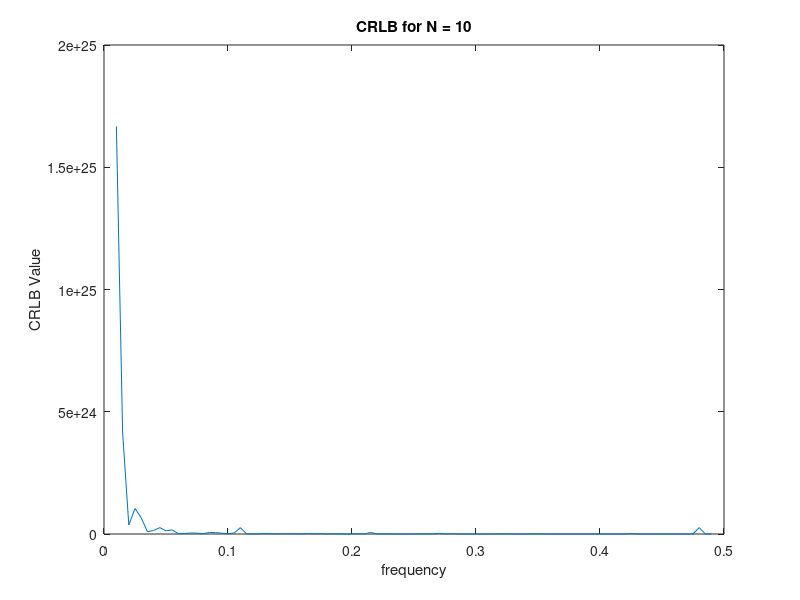
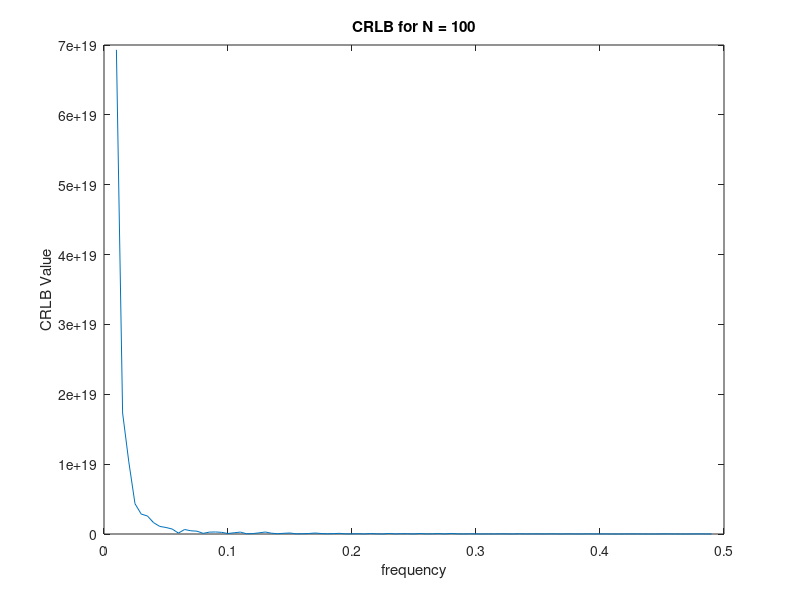

Write MATLAB code to recreate these figures, in order.
clc;
clear;
close all;
A=1;
variance = 1;
N =[10,100];
f = 0.01:0.005:0.49;
csum = zeros(length(f),length(N));
for k = 1:length(N)
    for l = 1:length(f)
        for n = 1:N(k)
            csum(l,k) = csum(l,k) + (4*pi^2*A^2*n^2*(sin(2*pi*l*n))^2);
            
        end
        CRLB(l,k) = variance/csum(l,k);
    end
end

figure(1);
plot(f,CRLB(:,1));
title('CRLB for N = 10');
 xlabel('frequency')
 ylabel('CRLB Value')
figure(2);
plot(f,CRLB(:,2));
title('CRLB for N = 100');
 xlabel('frequency')
 ylabel('CRLB Value')

